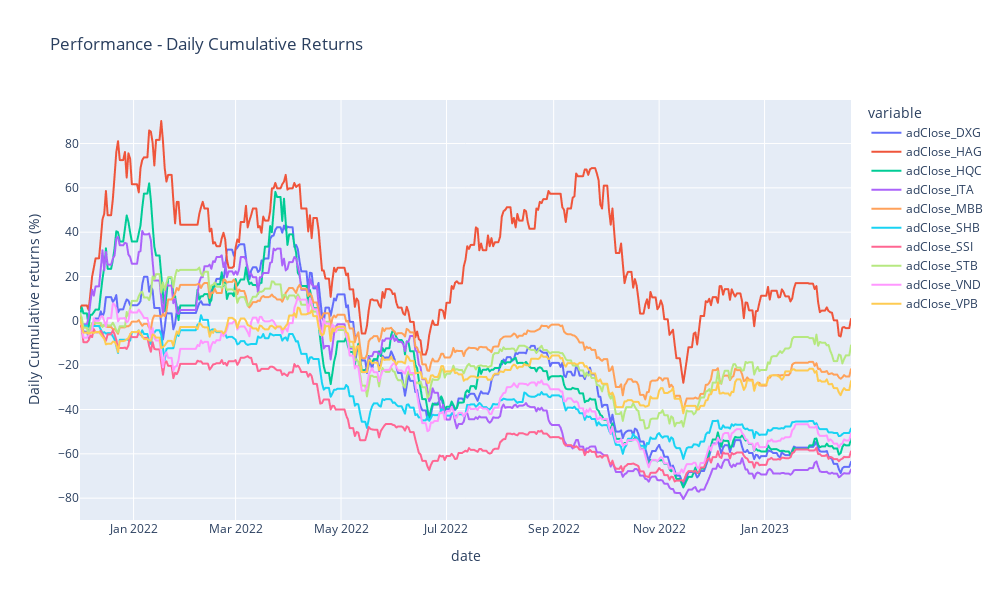

The cell this chart's notebook holds for it:
### Markdown cell above
## **Gatev Data Normalization**

### Code cell
df_cum_daily_returns_train = gatev_dist.gatev_data_normalize(df_train)

### Figure 1 — Plotly figure (JSON) as saved in the notebook; plotly's stock layout.template omitted (floating-point values rounded to 4 significant figures; data arrays with more than 128 entries replaced by an {"elided": "..."} marker saying what was removed)
{"data": [{"hovertemplate": "variable=adClose_DXG<br>date=%{x}<br>value=%{y}<extra></extra>", "legendgroup": "adClose_DXG", "line": {"color": "#636efa", "dash": "solid"}, "marker": {"symbol": "circle"}, "mode": "lines", "name": "adClose_DXG", "showlegend": true, "type": "scattergl", "x": {"elided": "447 str values"}, "xaxis": "x", "y": {"elided": "447 float values"}, "yaxis": "y"}, {"hovertemplate": "variable=adClose_HAG<br>date=%{x}<br>value=%{y}<extra></extra>", "legendgroup": "adClose_HAG", "line": {"color": "#EF553B", "dash": "solid"}, "marker": {"symbol": "circle"}, "mode": "lines", "name": "adClose_HAG", "showlegend": true, "type": "scattergl", "x": {"elided": "447 str values"}, "xaxis": "x", "y": {"elided": "447 float values"}, "yaxis": "y"}, {"hovertemplate": "variable=adClose_HQC<br>date=%{x}<br>value=%{y}<extra></extra>", "legendgroup": "adClose_HQC", "line": {"color": "#00cc96", "dash": "solid"}, "marker": {"symbol": "circle"}, "mode": "lines", "name": "adClose_HQC", "showlegend": true, "type": "scattergl", "x": {"elided": "447 str values"}, "xaxis": "x", "y": {"elided": "447 float values"}, "yaxis": "y"}, {"hovertemplate": "variable=adClose_ITA<br>date=%{x}<br>value=%{y}<extra></extra>", "legendgroup": "adClose_ITA", "line": {"color": "#ab63fa", "dash": "solid"}, "marker": {"symbol": "circle"}, "mode": "lines", "name": "adClose_ITA", "showlegend": true, "type": "scattergl", "x": {"elided": "447 str values"}, "xaxis": "x", "y": {"elided": "447 float values"}, "yaxis": "y"}, {"hovertemplate": "variable=adClose_MBB<br>date=%{x}<br>value=%{y}<extra></extra>", "legendgroup": "adClose_MBB", "line": {"color": "#FFA15A", "dash": "solid"}, "marker": {"symbol": "circle"}, "mode": "lines", "name": "adClose_MBB", "showlegend": true, "type": "scattergl", "x": {"elided": "447 str values"}, "xaxis": "x", "y": {"elided": "447 float values"}, "yaxis": "y"}, {"hovertemplate": "variable=adClose_SHB<br>date=%{x}<br>value=%{y}<extra></extra>", "legendgroup": "adClose_SHB", "line": {"color": "#19d3f3", "dash": "solid"}, "marker": {"symbol": "circle"}, "mode": "lines", "name": "adClose_SHB", "showlegend": true, "type": "scattergl", "x": {"elided": "447 str values"}, "xaxis": "x", "y": {"elided": "447 float values"}, "yaxis": "y"}, {"hovertemplate": "variable=adClose_SSI<br>date=%{x}<br>value=%{y}<extra></extra>", "legendgroup": "adClose_SSI", "line": {"color": "#FF6692", "dash": "solid"}, "marker": {"symbol": "circle"}, "mode": "lines", "name": "adClose_SSI", "showlegend": true, "type": "scattergl", "x": {"elided": "447 str values"}, "xaxis": "x", "y": {"elided": "447 float values"}, "yaxis": "y"}, {"hovertemplate": "variable=adClose_STB<br>date=%{x}<br>value=%{y}<extra></extra>", "legendgroup": "adClose_STB", "line": {"color": "#B6E880", "dash": "solid"}, "marker": {"symbol": "circle"}, "mode": "lines", "name": "adClose_STB", "showlegend": true, "type": "scattergl", "x": {"elided": "447 str values"}, "xaxis": "x", "y": {"elided": "447 float values"}, "yaxis": "y"}, {"hovertemplate": "variable=adClose_VND<br>date=%{x}<br>value=%{y}<extra></extra>", "legendgroup": "adClose_VND", "line": {"color": "#FF97FF", "dash": "solid"}, "marker": {"symbol": "circle"}, "mode": "lines", "name": "adClose_VND", "showlegend": true, "type": "scattergl", "x": {"elided": "447 str values"}, "xaxis": "x", "y": {"elided": "447 float values"}, "yaxis": "y"}, {"hovertemplate": "variable=adClose_VPB<br>date=%{x}<br>value=%{y}<extra></extra>", "legendgroup": "adClose_VPB", "line": {"color": "#FECB52", "dash": "solid"}, "marker": {"symbol": "circle"}, "mode": "lines", "name": "adClose_VPB", "showlegend": true, "type": "scattergl", "x": {"elided": "447 str values"}, "xaxis": "x", "y": {"elided": "447 float values"}, "yaxis": "y"}], "layout": {"height": 600, "legend": {"title": {"text": "variable"}, "tracegroupgap": 0}, "title": {"text": "Performance - Daily Cumulative Returns"}, "width": 1000, "xaxis": {"anchor": "y", "domain": [0, 1], "title": {"text": "date"}}, "yaxis": {"anchor": "x", "domain": [0, 1], "title": {"text": "Daily Cumulative returns (%)"}}}}
